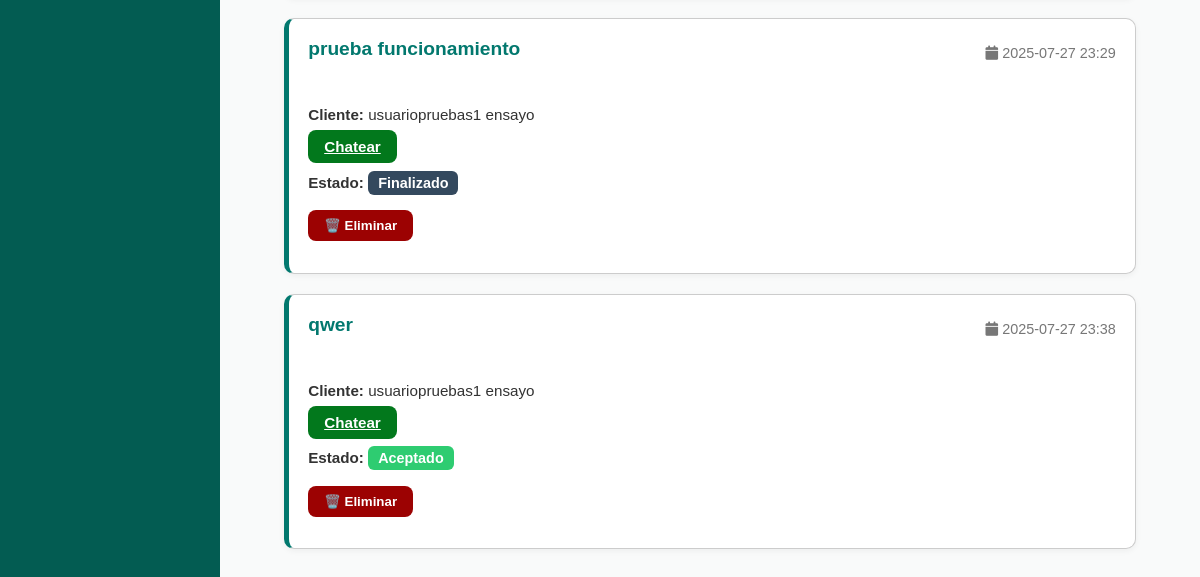
Page /historial/ (signed in, lower part) on the earlier database version.
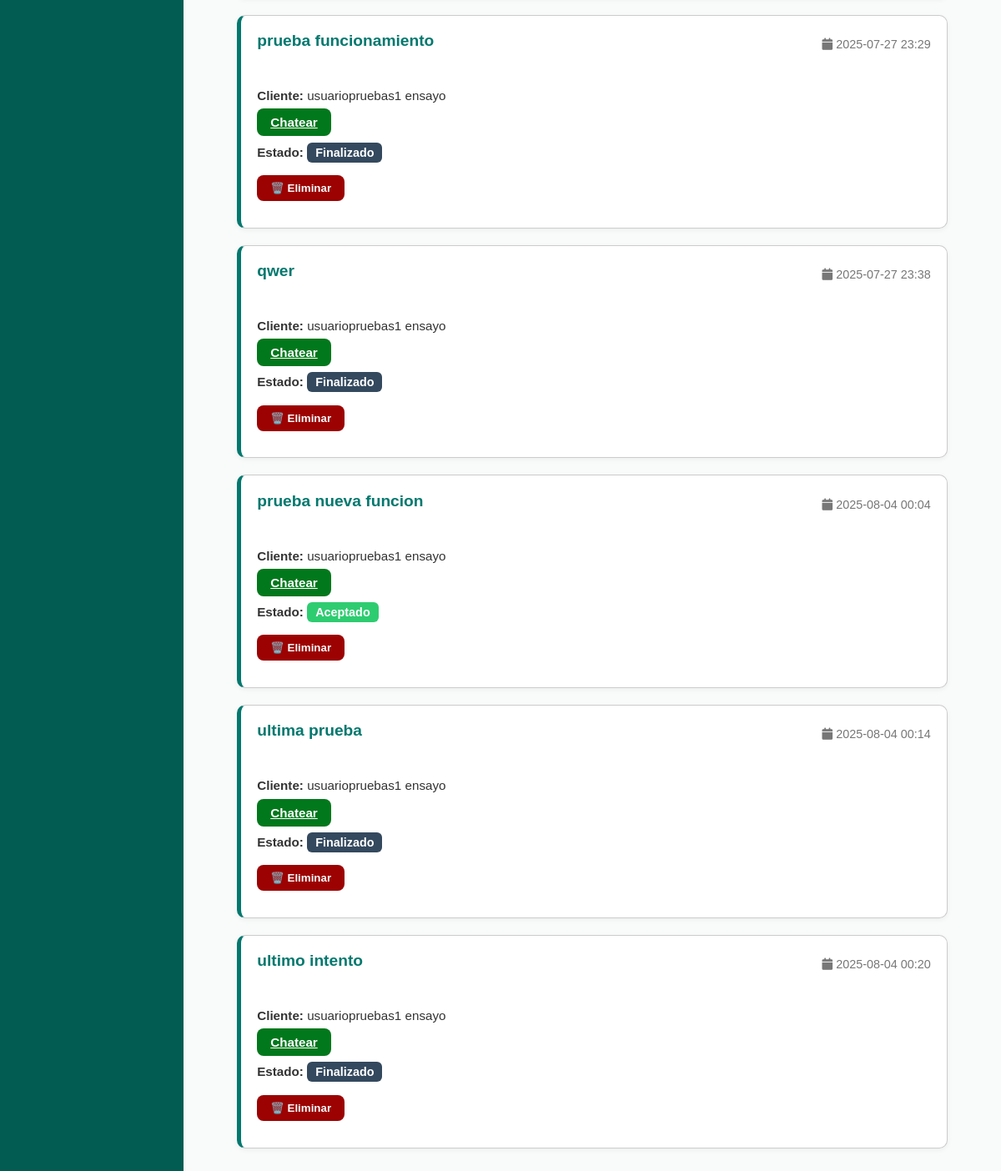
Same page on the later database version.
### projobs/models.py (models this page shows, shortened)
class Postulacion(models.Model):
    ESTADOS = [
        ('pendiente', 'Pendiente'),
        ('aceptado', 'Aceptado'),
        ('rechazado', 'Rechazado'),
    ]
    trabajador = models.ForeignKey(Usuario, on_delete=models.CASCADE, related_name='postulaciones')  # Usuario que se postula
    oferta = models.ForeignKey(OfertaLaboralIndependiente, on_delete=models.CASCADE, related_name='postulaciones')  # Oferta asociada
    fecha_postulacion = models.DateTimeField(auto_now_add=True)  # Fecha de postulación
    revisada = models.BooleanField(default=False)  # Si ya fue revisada por el cliente
    estado = models.CharField(max_length=20, choices=ESTADOS, default='pendiente')  # Estado actual
    finalizada = models.BooleanField(default=False)  # Si el trabajo fue completado
    class Meta:
        unique_together = ('trabajador', 'oferta')  # Evita postulaciones duplicadas a la misma oferta

class OfertaLaboralIndependiente(models.Model):
    cliente = models.ForeignKey(Usuario, on_delete=models.CASCADE)  # Cliente que crea la oferta
    titulo = models.CharField(max_length=100)  # Título de la oferta
    descripcion = models.TextField()  # Descripción detallada del trabajo
    ubicacion = models.CharField(max_length=100)  # Ubicación geográfica del trabajo
    MODO_TRABAJO = [
        ('presencial', 'Presencial'),
        ('remoto', 'Remoto'),
        ('hibrido', 'Híbrido')
    ]
    modo_trabajo = models.CharField(max_length=20, choices=MODO_TRABAJO)
    rango_pago = models.CharField(max_length=50)  # Valor estimado del pago
    fecha_limite = models.DateField()  # Fecha máxima para aplicar a la oferta
    max_postulaciones = models.PositiveIntegerField(default=5)  # Máximo de trabajadores que se pueden postular
    PROFESIONES = [
        ('Electricista', 'Electricista'),
        ('Diseñador Gráfico', 'Diseñador Gráfico'),
        ('Programador', 'Programador'),
        ('Plomero', 'Plomero'),
        ('Jardinero', 'Jardinero'),
        ('Otro', 'Otro'),
    ]
    categoria = models.CharField(max_length=50, choices=PROFESIONES)
    descripcion_profesion = models.CharField(max_length=100, blank=True)  # Si la categoría es "Otro"
    estado = models.CharField(max_length=20, default='abierta')  # Estado de la oferta (abierta/cerrada)
    fecha_publicacion = models.DateTimeField(auto_now_add=True)  # Fecha de publicación automática

class Usuario(models.Model):
    nombre = models.CharField(max_length=100)  # Nombre del usuario
    apellido = models.CharField(max_length=100)  # Apellido del usuario
    correo = models.EmailField(unique=True)  # Correo electrónico único
    password = models.CharField(max_length=254)  # Contraseña en texto plano (⚠️ deberías cifrarla)
    ROLES = (
        (1, "Admin"),
        (2, "Cliente"),
        (3, "Trabajador"),
    )
    rol = models.IntegerField(choices=ROLES, default=2)  # Rol asignado al usuario
    foto = models.ImageField(upload_to='fotos_perfil/', blank=True, null=True)  # Foto de perfil
    token_recuperacion = models.CharField(max_length=255, null=True, blank=True)  # Token temporal para recuperación de contraseña

### projobs/views.py (the view, shortened to what this page needs)
# urls.py: path('historial/', views.historial_postulaciones, name='historial_postulaciones'), # Historial del usuario
@require_http_methods(["GET", "POST"])
def historial_postulaciones(request):
    usuario = get_object_or_404(Usuario, id=request.session.get('usuario_id'))
    if usuario.rol == 2:
        postulaciones = Postulacion.objects.filter(oferta__cliente=usuario)
    elif usuario.rol == 3:
        postulaciones = Postulacion.objects.filter(trabajador=usuario)
    else:
        postulaciones = []
    return render(request, 'historial_postulaciones.html', {
        'usuario': usuario,
        'postulaciones': postulaciones
    })

### projobs/templates/historial_postulaciones.html (shortened to what this page needs)
{% extends 'baseperfil.html' %}
{% load static %}
{% block extra_css %}
  <link rel="stylesheet" href="{% static 'css/style_historial_postulaciones.css' %}">
{% endblock %}
{% block content %}
<div class="ofertas-container historial-postulaciones">
  {% for p in postulaciones %}
    <div class="oferta-card">
      <div class="oferta-header">
        <div class="oferta-titulo">{{ p.oferta.titulo }}</div>
        <div class="oferta-ubicacion">
          <i class="fas fa-calendar"></i> {{ p.fecha_postulacion|date:"Y-m-d H:i" }}
        </div>
      </div>
      <div class="oferta-desc">
        {% if usuario.rol == 2 %}
          <p><strong>Trabajador:</strong>
            <a href="{% url 'perfil_trabajador_detalle' p.trabajador.id %}" class="enlace-perfil">
              {{ p.trabajador.nombre }} {{ p.trabajador.apellido }}
            </a>
          </p>
          <a href="{% url 'chat_con_usuario' p.trabajador.id %}" class="postular-btn">Chatear</a>
          <form method="post" class="historial-form">
            {% csrf_token %}
            <input type="hidden" name="postulacion_id" value="{{ p.id }}">
            {% if p.finalizada and p.estado == 'aceptado' %}
              <p><span class="estado estado-finalizado">✅ Finalizado</span></p>
              <select name="estado" disabled>
                <option selected>{{ p.estado|capfirst }}</option>
              </select>
              <button type="submit" class="postular-btn" disabled>Actualizar</button>
            {% else %}
              <select name="estado">
                <option value="pendiente" {% if p.estado == "pendiente" %}selected{% endif %}>Pendiente</option>
                <option value="aceptado" {% if p.estado == "aceptado" %}selected{% endif %}>Aceptado</option>
                <option value="rechazado" {% if p.estado == "rechazado" %}selected{% endif %}>Rechazado</option>
              </select>
              <button type="submit" class="postular-btn-ac">Actualizar</button>
            {% endif %}
          </form>
        {% elif usuario.rol == 3 %}
          <p><strong>Cliente:</strong> {{ p.oferta.cliente.nombre }} {{ p.oferta.cliente.apellido }}</p>
          <a href="{% url 'chat_con_usuario' p.oferta.cliente.id %}" class="postular-btn">Chatear</a>
          <p><strong>Estado:</strong>
            {% if p.finalizada %}
              <span class="estado estado-finalizado">Finalizado</span>
            {% else %}
              <span class="estado estado-{{ p.estado }}">{{ p.estado|capfirst }}</span>
            {% endif %}
          </p>
          <form method="post" class="historial-form" onsubmit="return confirm('¿Seguro que deseas eliminar esta postulación?');">
            <button type="submit" class="postular-btn-borrar" {% if p.finalizada %}disabled{% endif %}>🗑️ Eliminar</button>
          </form>
        {% endif %}
      </div>
    </div>
  {% empty %}
    <p>No hay postulaciones.</p>
  {% endfor %}
</div>
{% endblock %}

Differences in the rows shown:
changed Postulacion "qwer": estado "Aceptado" → (not shown); now shows "Finalizado"
added Postulacion: oferta.titulo "prueba nueva funcion", fecha_postulacion "2025-08-04 00:04", oferta.cliente.nombre "usuariopruebas1", oferta.cliente.apellido "ensayo", estado "Aceptado"
added Postulacion: oferta.titulo "ultima prueba", fecha_postulacion "2025-08-04 00:14", oferta.cliente.nombre "usuariopruebas1", oferta.cliente.apellido "ensayo", finalizada "Finalizado"
added Postulacion: oferta.titulo "ultimo intento", fecha_postulacion "2025-08-04 00:20", oferta.cliente.nombre "usuariopruebas1", oferta.cliente.apellido "ensayo", finalizada "Finalizado"
